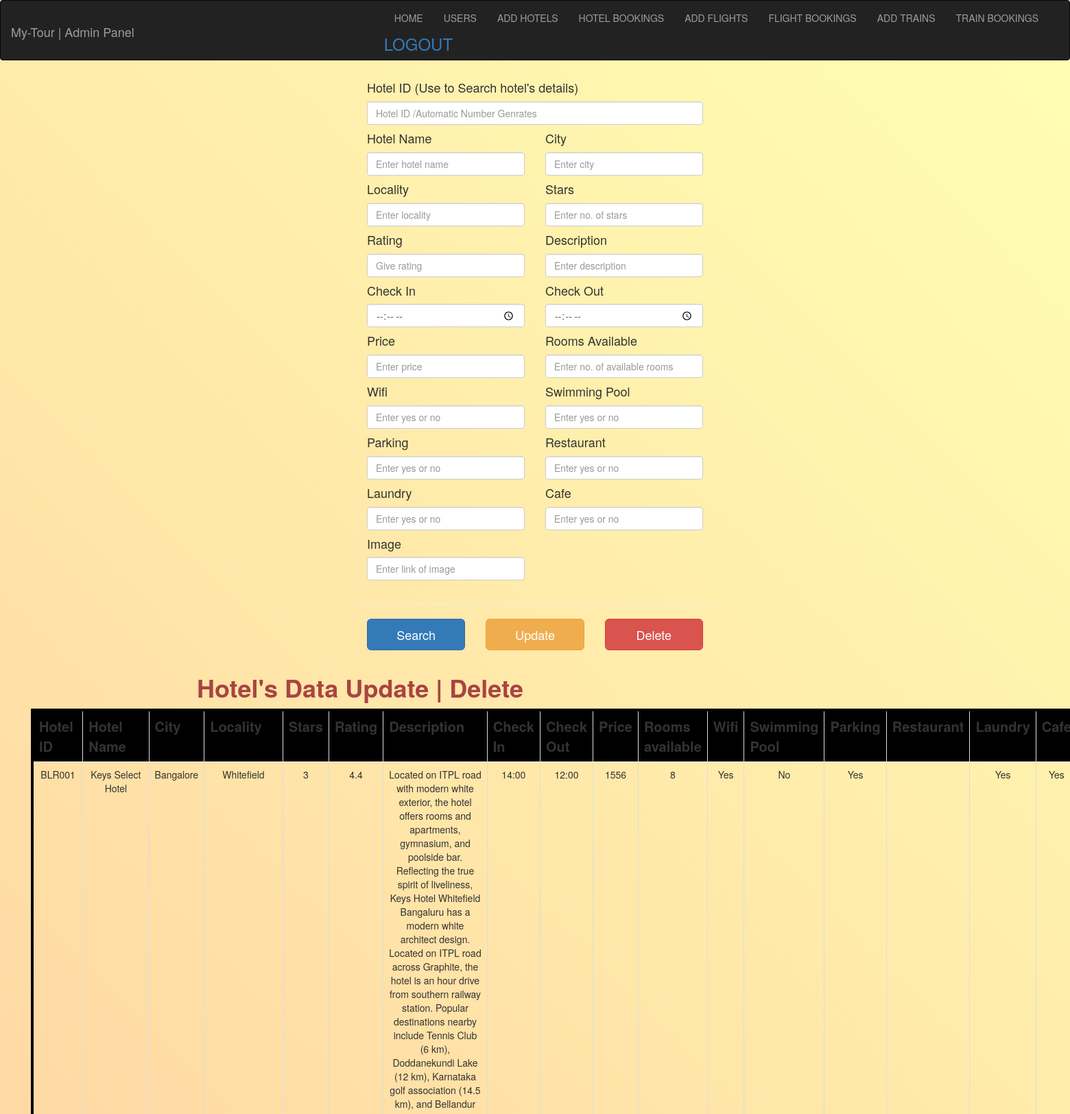
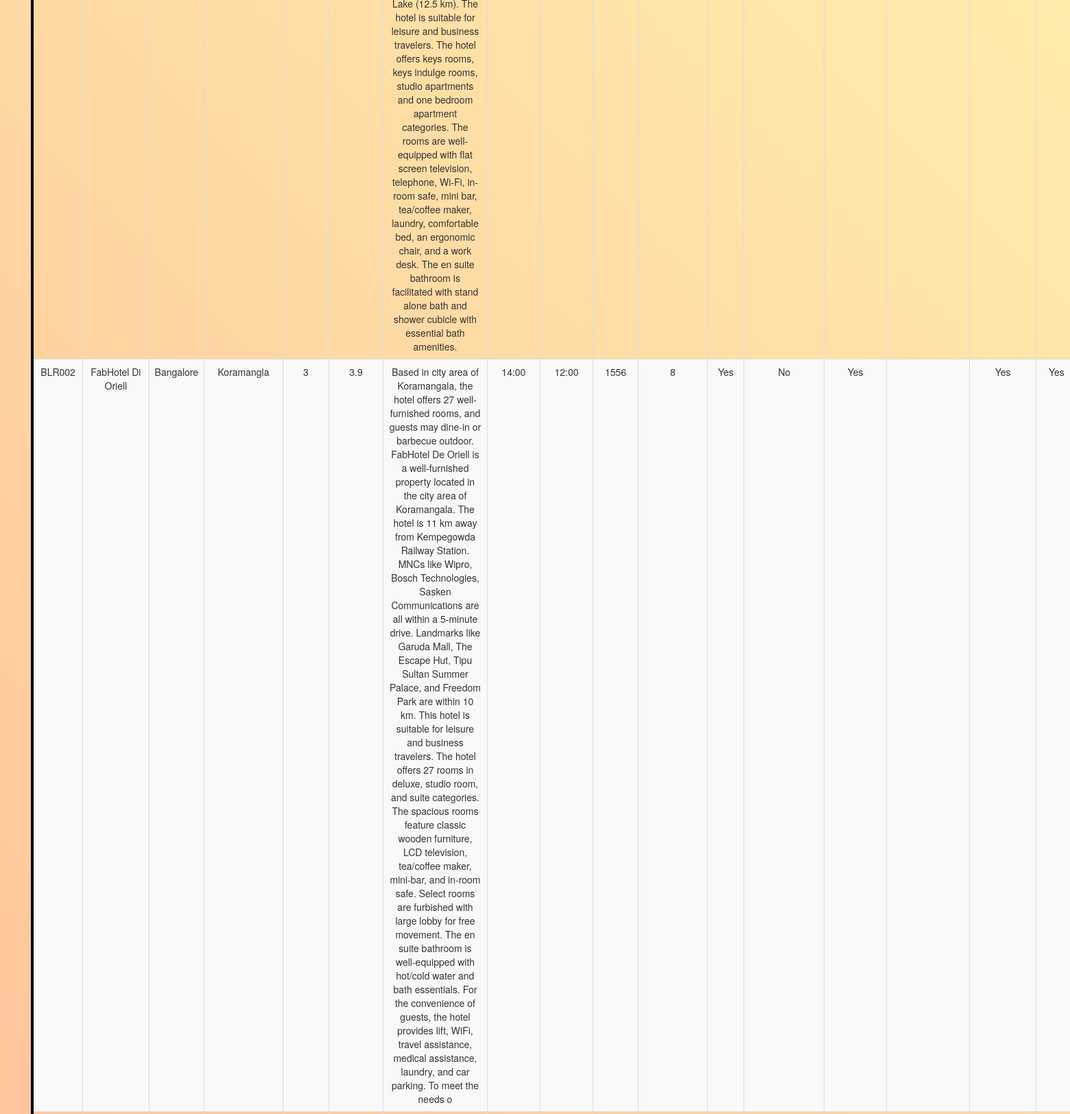
The page /Management/hotels_update.php (upper part) on the database its author committed (2 pictures, top to bottom).
### tables this page shows
CREATE TABLE `hotels` (
  `hotelID` varchar(10) NOT NULL,
  `hotelName` varchar(100) NOT NULL,
  `city` varchar(20) NOT NULL,
  `locality` varchar(50) NOT NULL,
  `stars` int(5) NOT NULL,
  `rating` varchar(5) NOT NULL,
  `hotelDesc` varchar(1000) NOT NULL,
  `checkIn` varchar(6) NOT NULL,
  `checkOut` varchar(6) NOT NULL,
  `price` int(10) NOT NULL,
  `roomsAvailable` int(5) NOT NULL,
  `wifi` varchar(5) NOT NULL,
  `swimmingPool` varchar(5) NOT NULL,
  `parking` varchar(5) NOT NULL,
  `restaurant` varchar(5) NOT NULL,
  `laundry` varchar(5) NOT NULL,
  `cafe` varchar(5) NOT NULL,
  `mainImage` varchar(100) NOT NULL
);

### Management/hotels_update.php (the view, shortened to what this page needs)
<!Doctype html>
<html>
<head>
    	<link href="css/bootstrap.min.css" rel="stylesheet">
    	<link href="https://maxcdn.bootstrapcdn.com/font-awesome/4.7.0/css/font-awesome.min.css" rel="stylesheet">
		<link rel="stylesheet" href="https://maxcdn.bootstrapcdn.com/bootstrap/3.3.7/css/bootstrap.min.css">
</head>
<?php
$hotelID="";
$hotelName="";
$city="";
$locality="";
$stars="";
$rating="";
$hotelDesc="";
$checkIn="";
$checkOut="";
$price="";
$roomsAvailable="";
$wifi="";
$swimmingPool="";
$parking="";
$restaurant="";
$laundry="";
$cafe="";
$mainImage="";
?>
<body>
	<div class="container-fliud">
        <nav class="navbar navbar-inverse">
  <div class="container-fluid">
    <div class="navbar-header">
      <h1 class="navbar-brand"> My-Tour | Admin Panel</h1>
    </div>
     <div class="collapse navbar-collapse" id="nav">
    <ul class="nav navbar-nav" style="float:right">
        <li><a href="Home.php">HOME</a></li>
		<li><a href="users_add.php">USERS</a></li>
              <li><a href="hotels_add.php">ADD HOTELS</a></li>
              <li><a href="hotelbookings_view.php">HOTEL BOOKINGS</a></li>
              <li><a href="flights_add.php">ADD FLIGHTS</a></li>
              <li><a href="flightbookings_view.php">FLIGHT BOOKINGS</a></li>
              <li><a href="trains_add.php">ADD TRAINS</a></li>
              <li><a href="trainbookings_view.php">TRAIN BOOKINGS</a></li>
			  <h3><a href="adminLogout.php">LOGOUT</a></h3>
    </ul>
  </div>
</div>
</nav>
</div>
	  <div class="container-fluid" >
	  <div class="row mx-5 my-5" style="display: flex;
  justify-content: center;">
	    <div class="col-lg-4">
        <form method ="post"   action="">
  <h4>Hotel ID (Use to Search hotel's details)</h4>
  <input type="number" name="hotelID"  class="form-control" placeholder="Hotel ID /Automatic Number Genrates" value="<?php echo($hotelID);?>">
	<div class="form-group row">
	<div class="col-xs-6">
		<h4>Hotel Name</h4>
	<input type="text" name="hotelName" class="form-control" placeholder="Enter hotel name" value="<?php echo($hotelName);?>">
</div>
<div class="col-xs-6">
	<h4>City</h4>
	<input type="text" name="city" class="form-control" placeholder="Enter city" value="<?php echo($city);?>">
</div>
<div class="col-xs-6">
	<h4>Locality</h4>
	<input type="text" name="locality" class="form-control" placeholder="Enter locality" value="<?php echo($locality);?>">
</div>
<div class="col-xs-6">
<h4>Stars</h4>
	<input type="int" name="stars" class="form-control" placeholder="Enter no. of stars" value="<?php echo($stars);?>">
</div>
<div class="col-xs-6">
	<h4>Rating</h4>
	<input type="text" class="form-control" name="rating"  placeholder="Give rating" value="<?php echo($rating);?>">
</div>
	<div class="col-xs-6">
		<h4>Description</h4>
  <input type="text" name="hotelDesc" class="form-control" placeholder="Enter description" value="<?php echo($hotelDesc);?>">
</div>
<div class="col-xs-6">
	<h4>Check In</h4>
<input type="time" name="checkIn" class="form-control" placeholder="Enter checkin time" value="<?php echo($checkIn);?>">
</div>
<div class="col-xs-6">
	<h4>Check Out</h4>
<input type="time" name="checkOut" class="form-control" placeholder="Enter checkOut time" value="<?php echo($checkOut);?>">
</div>
<div class="col-xs-6">
	<h4>Price</h4>
<input type="number" name="price" class="form-control" placeholder="Enter price" value="<?php echo($price);?>">
</div>
<div class="col-xs-6">
	<h4>Rooms Available</h4>
<input type="number" name="roomsAvailable" class="form-control" placeholder="Enter no. of available rooms" value="<?php echo($roomsAvailable);?>">
</div>
<div class="col-xs-6">
	<h4>Wifi</h4>
<input type="text" name="wifi" class="form-control" placeholder="Enter yes or no" value="<?php echo($wifi);?>">
</div>
<div class="col-xs-6">
	<h4>Swimming Pool</h4>
<input type="text" name="swimmingPool" class="form-control" placeholder="Enter yes or no" value="<?php echo($swimmingPool);?>">
</div>
<div class="col-xs-6">
	<h4>Parking</h4>
<input type="text" name="parking" class="form-control" placeholder="Enter yes or no" value="<?php echo($parking);?>">
</div>
<div class="col-xs-6">
	<h4>Restaurant</h4>
<input type="text" name="restaurant" class="form-control" placeholder="Enter yes or no" value="<?php echo($restaurant);?>">
</div>
<div class="col-xs-6">
	<h4>Laundry</h4>
<input type="text" name="laundry" class="form-control" placeholder="Enter yes or no" value="<?php echo($laundry);?>">
</div>
<div class="col-xs-6">
	<h4>Cafe</h4>
<input type="text" name="cafe" class="form-control" placeholder="Enter yes or no" value="<?php echo($cafe);?>">
</div>
<div class="col-xs-6">
	<h4>Image</h4>
<input type="text" name="mainImage" class="form-control" placeholder="Enter link of image" value="<?php echo($mainImage);?>">
</div>
</div>
		<div class="form-group row">
		<hr/>
		<div class="col-xs-4">
				<input type="submit" class="btn btn-primary btn-block btn-lg" name="search" value="Search">
			</div>
			<div class="col-xs-4">
					<input type="submit" class="btn btn-warning btn-block btn-lg" name="update" value="Update">
				</div>
				<div class="col-xs-4">
		<input type="submit" class="btn btn-danger btn-block btn-lg" name="delete" value="Delete">
	</div>
</div>
</form>
</div>
</div>
    <div class="col-lg-8">
			<h1 class="text-danger text-center" style="font-weight:bold">Hotel's Data Update | Delete </h1>
<?php
$servername = "localhost";
$username = "root";
$password = "";
$dbname = "projectmeteor";
$conn = new mysqli($servername, $username, $password, $dbname);
$sql = "SELECT hotelID,hotelName,city,locality,stars,rating,hotelDesc,checkIn,checkOut,price,roomsAvailable,wifi,swimmingPool,parking,restaurant,laundry,cafe,mainImage FROM hotels";
$result = $conn->query($sql);
echo "<div class='col-xs-6'>
<table class='table table-striped table-bordered table-hover py-5' style='width:200%; border: 4px solid black; text:white; text-align: center;'>
<tr class='text-centre text-white'style='font-size:20px; background:black;'>
<th>Hotel ID</th>
<th>Hotel Name</th>
<th>City</th>
<th>Locality</th>
<th>Stars</th>
<th>Rating</th>
<th>Description</th>
<th>Check In</th>
<th>Check Out</th>
<th>Price</th>
<th>Rooms available</th>
<th>Wifi</th>
<th>Swimming Pool</th>
<th>Parking</th>
<th>Restaurant</th>
<th>Laundry</th>
<th>Cafe</th>
<th>Image</th>
</tr>
</div>";
if ($result->num_rows > 0) {
    while($row = $result->fetch_assoc()) {
       echo "<tr>";
       echo "<td>" . $row['hotelID'] . "</td>";
echo "<td>" . $row['hotelName'] . "</td>";
echo "<td>" . $row['city'] . "</td>";
echo "<td>" . $row['locality'] . "</td>";
echo "<td>" . $row['stars'] . "</td>";
echo "<td>" . $row['rating'] . "</td>";
echo "<td>" . $row['hotelDesc'] . "</td>";
echo "<td>" . $row['checkIn'] . "</td>";
echo "<td>" . $row['checkOut'] . "</td>";
echo "<td>" . $row['price'] . "</td>";
echo "<td>" . $row['roomsAvailable'] . "</td>";
echo "<td>" . $row['wifi'] . "</td>";
echo "<td>" . $row['swimmingPool'] . "</td>";
echo "<td>" . $row['parking'] . "</td>";
echo "<td>" . $row['restaurant'] . "</td>";
echo "<td>" . $row['laundry'] . "</td>";
echo "<td>" . $row['cafe'] . "</td>";
echo "</tr>";
    }
} else {
    echo "0 results";
}
?>
</div>
</div>
</body>
</html>

### Management/hotels_update.php (style rules this page uses)
body { background: linear-gradient(45deg, #ff8080, #ffffb3); height: 100%; margin: 0; background-repeat: no-repeat; background-attachment: fixed; width:100%; }

### rows shown on the page
hotels: hotelID "BLR001", hotelName "Keys Select Hotel", city "Bangalore", locality "Whitefield", stars "3", rating "4.4", hotelDesc "Located on ITPL road with modern white exterior, the hotel offers rooms and apartments, gymnasium, and poolside bar. Reflecting the true spirit of liveliness, Keys Hotel Whitefield Bangaluru has a modern white architect design. Located on ITPL road across Graphite, the hotel is an hour drive from southern railway station. Popular destinations nearby include Tennis Club (6 km), Doddanekundi Lake (12 km), Karnataka golf association (14.5 km), and Bellandur Lake (12.5 km). The hotel is suitable for leisure and business travelers. The hotel offers keys rooms, keys indulge rooms, studio apartments and one bedroom apartment categories. The rooms are well-equipped with flat screen television,…", checkIn "14:00", checkOut "12:00", price "1556", roomsAvailable "8", wifi "Yes", swimmingPool "No", parking "Yes", laundry "Yes", cafe "Yes"
hotels: hotelID "BLR002", hotelName "FabHotel Di Oriell", city "Bangalore", locality "Koramangla", stars "3", rating "3.9", hotelDesc "Based in city area of Koramangala, the hotel offers 27 well-furnished rooms, and guests may dine-in or barbecue outdoor. FabHotel De Oriell is a well-furnished property located in the city area of Koramangala. The hotel is 11 km away from Kempegowda Railway Station. MNCs like Wipro, Bosch Technologies, Sasken Communications are all within a 5-minute drive. Landmarks like Garuda Mall, The Escape Hut, Tipu Sultan Summer Palace, and Freedom Park are within 10 km. This hotel is suitable for leisure and business travelers. The hotel offers 27 rooms in deluxe, studio room, and suite categories. The spacious rooms feature classic wooden furniture, LCD television, tea/coffee maker, mini-bar, and…", checkIn "14:00", checkOut "12:00", price "1556", roomsAvailable "8", wifi "Yes", swimmingPool "No", parking "Yes", laundry "Yes", cafe "Yes"
